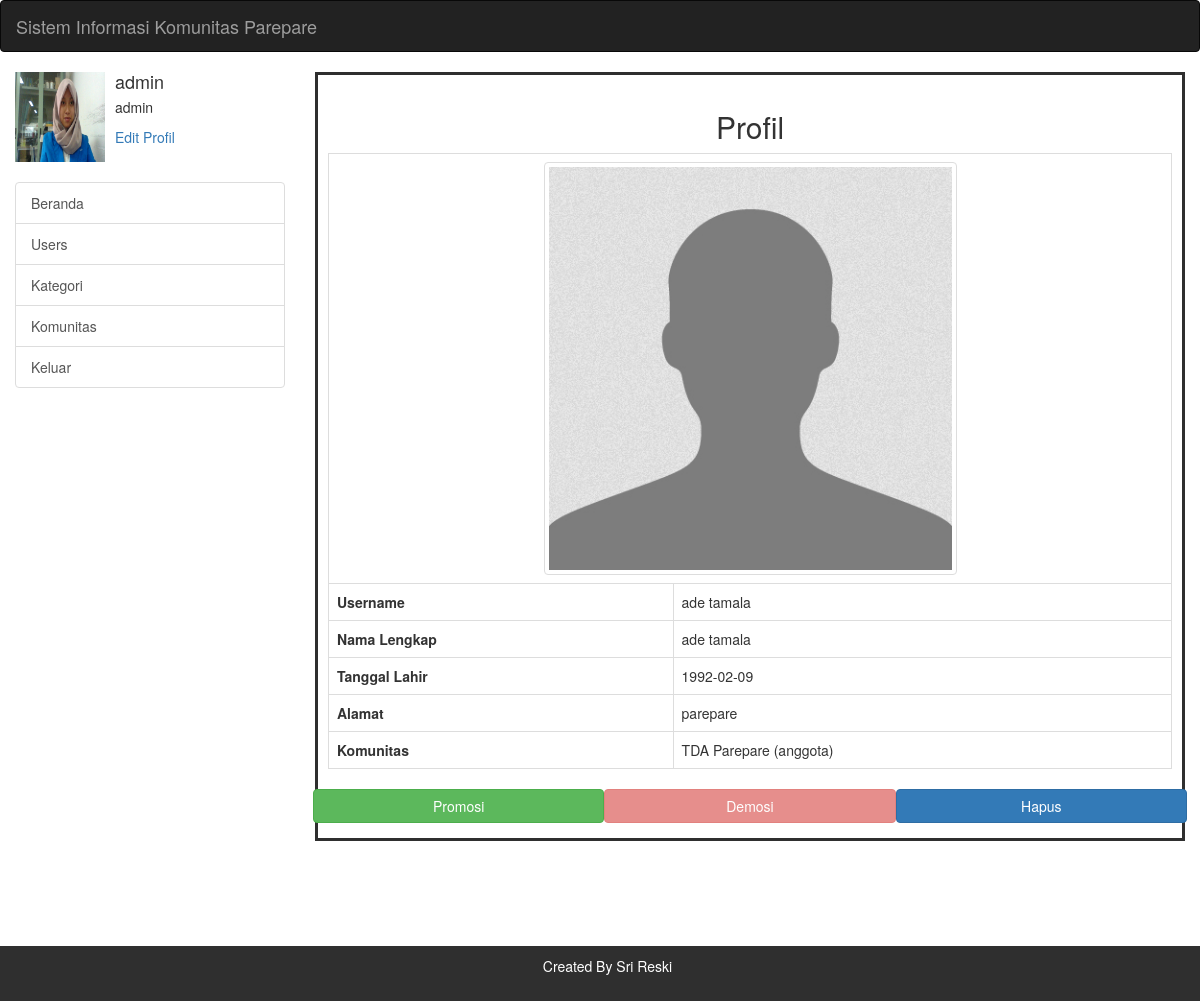
Page /index.php?laman=lihat&id=ade tamala (signed in) on the committed database.
### tables this page shows
CREATE TABLE `user` (
  `username` varchar(20) NOT NULL,
  `password` varchar(40) NOT NULL,
  `nama_lengkap` varchar(20) DEFAULT NULL,
  `foto` varchar(100) NOT NULL,
  `jenkel` enum('L','P') NOT NULL,
  `tgl_lahir` date NOT NULL,
  `alamat` text NOT NULL,
  `level_user` enum('admin','user') NOT NULL
);

CREATE TABLE `level` (
  `id_level` int(11) NOT NULL,
  `id_komunitas` int(11) NOT NULL,
  `level` enum('admin','anggota') NOT NULL,
  `id_user` varchar(20) NOT NULL
);

CREATE TABLE `komunitas` (
  `id_komunitas` int(11) NOT NULL,
  `nama_komunitas` varchar(50) NOT NULL,
  `logo_komunitas` varchar(100) NOT NULL,
  `deskripsi_komunitas` text NOT NULL,
  `verifikasi_komunitas` enum('ya','tidak') NOT NULL,
  `id_kategori` int(11) NOT NULL
);

### view/admin/lihat.php (the view, shortened to what this page needs)
<?PHP
$id=$_GET["id"];
$kueri = mysqli_query($koneksi,"SELECT * FROM user WHERE username='$id'");
$data = mysqli_fetch_array($kueri);
?>
<div class="text-center">
	<h2>Profil</h2>
</div>
<div class="text-justify">
	<table class="table table-bordered">
		<tr>
			<td class="text-center" colspan="2"><img class="img-thumbnail" style="width:50%" src="upload/profil/<?PHP echo $data["foto"]?>"></td>
		</tr>
		<tr>
			<th>Username</th>
			<td><?PHP echo $data["username"] ?></td>
		</tr>
		<tr>
			<th>Nama Lengkap</th>
			<td><?PHP echo $data["nama_lengkap"] ?></td>
		</tr>
		<tr>
			<th>Tanggal Lahir</th>
			<td><?PHP echo $data["tgl_lahir"] ?></td>
		</tr>
		<tr>
			<th>Alamat</th>
			<td><?PHP echo $data["alamat"] ?></td>
		</tr>
		<tr>
			<th>Komunitas</th>
			<td>
<?PHP
	$username = $data["username"];
	$kuerilevel = mysqli_query($koneksi,"SELECT * FROM level WHERE id_user = '$username'");
	if(mysqli_num_rows($kuerilevel) > 0) {
		while($datalevel = mysqli_fetch_array($kuerilevel)){
			$idkomunitas = $datalevel["id_komunitas"];
			$kuerikomunitas = mysqli_query($koneksi,"SELECT * FROM komunitas WHERE id_komunitas = '$idkomunitas'");
			$datakomunitas = mysqli_fetch_array($kuerikomunitas);
			echo $datakomunitas["nama_komunitas"]." (".$datalevel["level"].")";
		}
	} else {
		echo "Tidak Terdaftar Dalam Komunitas";
	}
?>
				</td>
			</tr>
		</table>
	</div>
		<?PHP if($_SESSION["user"] == "admin" and $data["username"] != "admin") { ?>
	<div class="row">
		<a class="btn btn-success col-xs-4 <?PHP if($data["level_user"] == "admin") echo "disabled" ?>" href="index.php?laman=user&aksi=Promosi&id=<?PHP echo $data["username"] ?>" onclick="return confirm('Apakah anda ingin menjadikan admin user ini?')">Promosi</a>
		<a class="btn btn-danger col-xs-4 <?PHP if($data["level_user"] != "admin") echo "disabled" ?>" href="index.php?laman=user&aksi=Demosi&id=<?PHP echo $data["username"] ?>" onclick="return confirm('Apakah anda ingin mendemosi user ini?')">Demosi</a>
		<a class="btn btn-primary col-xs-4" href="index.php?laman=user&aksi=Hapus&id=<?PHP echo $data["username"] ?>">Hapus</a>
	</div>
		<?PHP }?>
</div>

### rows in the picture
user: foto (placeholder picture), username "ade tamala", nama_lengkap "ade tamala", tgl_lahir "1992-02-09", alamat "parepare"
level: id_komunitas.nama_komunitas "TDA Parepare", level "anggota"

### other values in the picture
$_SESSION["user"] "admin"
$_SESSION["level"] "admin"
